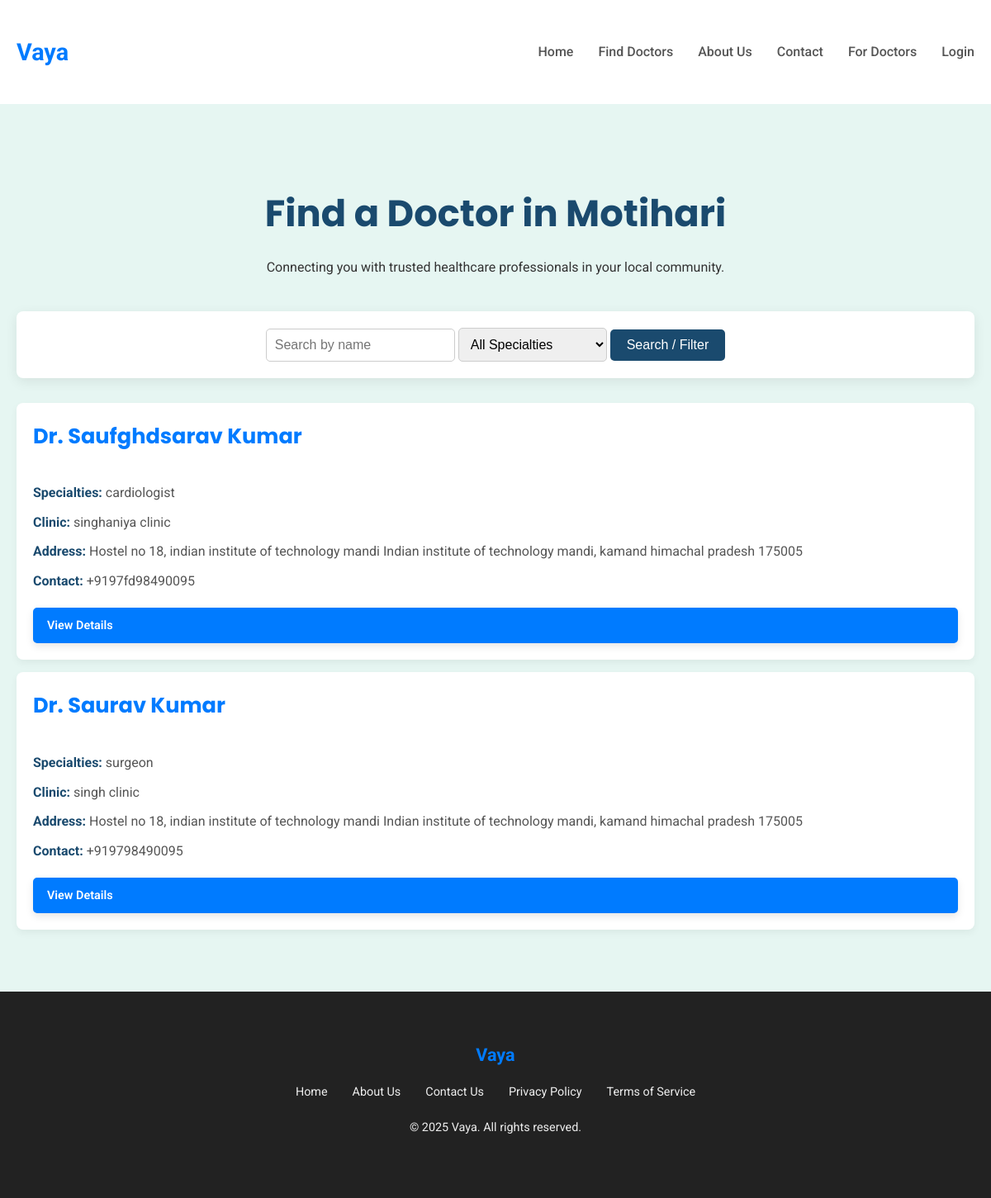
The app's page /doctors/ (signed in), older data.
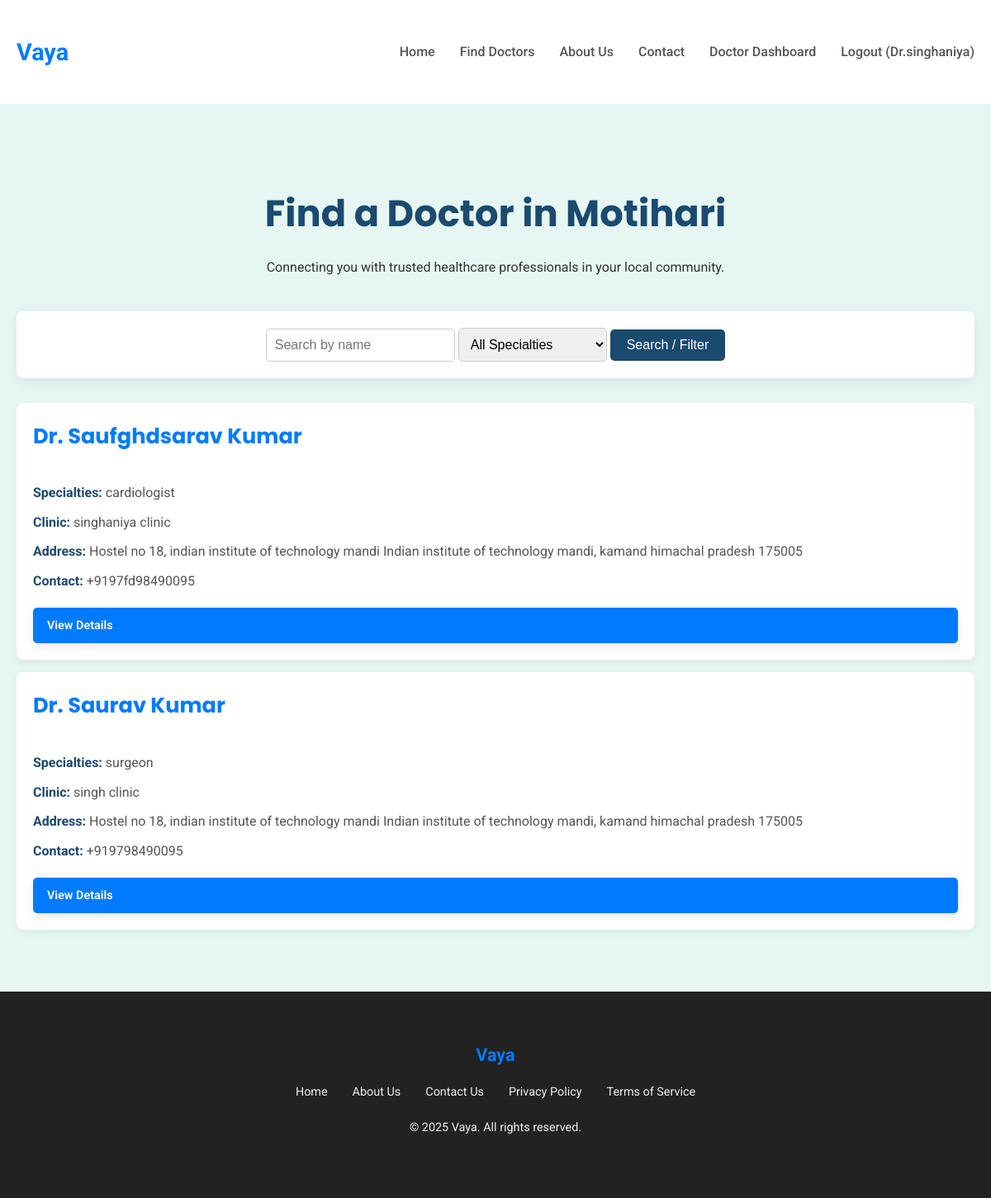
The same page, newer data.
### doctors/models.py (models this page shows, shortened)
class Doctor(models.Model):
    user = models.OneToOneField(CustomUser, on_delete=models.SET_NULL, null=True, blank=True, related_name='doctor_login_profile')
    full_name = models.CharField(max_length=200)
    specialties = models.ManyToManyField(Specialty, blank=True, related_name='doctors')
    clinic_name = models.CharField(max_length=200)
    clinic_address = models.TextField()
    contact_phone = models.CharField(max_length=15, unique=True)
    contact_email = models.EmailField(unique=True, blank=True, null=True)
    qualifications = models.TextField(blank=True, null=True)
    is_approved = models.BooleanField(default=False)
    class Meta:
        ordering = ['full_name']

class Specialty(models.Model):
    name = models.CharField(max_length=100, unique=True)
    class Meta:
        verbose_name_plural = "Specialties"

### users/models.py (models this page shows, shortened)
class CustomUser(AbstractUser):
    groups = models.ManyToManyField(
        "auth.Group",
        verbose_name="groups",
        blank=True,
        help_text="The groups this user belongs to. A user will get all permissions granted to each of their groups.",
        related_name="customuser_set", # Add this
        related_query_name="customuser",
    )
    user_permissions = models.ManyToManyField(
        "auth.Permission",
        verbose_name="user permissions",
        blank=True,
        help_text="Specific permissions for this user.",
        related_name="customuser_set", # Add this
        related_query_name="customuser",
    )

### doctors/views.py (the view)
# urls.py: path('', views.doctor_list, name='doctor_list'),
def doctor_list(request):
    doctors = Doctor.objects.filter(is_approved=True).prefetch_related('specialties')
    specialties = Specialty.objects.all() # For filter options
    query = request.GET.get('q') # <--- Check if 'q' is correctly retrieved
    if query:
        doctors = doctors.filter(full_name__icontains=query)
    specialty_filter = request.GET.get('specialty') # <--- Check if 'specialty' is correctly retrieved
    if specialty_filter:
        doctors = doctors.filter(specialties__name=specialty_filter)
    context = {
        'doctors': doctors,
        'specialties': specialties,
        'current_query': query, # <--- Pass back the current query for input field
        'current_specialty': specialty_filter, # <--- Pass back the current specialty for select field
    }
    return render(request, 'doctors/doctor_list.html', context)

### templates/doctors/doctor_list.html (shortened to what this page needs)
{% extends 'base.html' %}
{% block content %}
    <section class="doctor-list-section">
        <div class="container">
            <div class="list-header">
                <h1>Find a Doctor in Motihari</h1>
                <p>Connecting you with trusted healthcare professionals in your local community.</p>
            </div>
            <div class="search-filter">
                <form method="GET" action="{% url 'doctor_list' %}">
                    <input type="text" name="q" placeholder="Search by name" value="{{ current_query|default_if_none:'' }}">
                    <select name="specialty">
                        <option value="">All Specialties</option>
                    </select>
                    <button type="submit">Search / Filter</button>
                </form>
            </div>
            {% if doctors %}
                {% for doctor in doctors %}
                    <div class="doctor-card">
                        <h3>Dr. {{ doctor.full_name }}</h3>
                        <p><strong>Specialties:</strong>
                            {% for specialty in doctor.specialties.all %}
                                {{ specialty.name }}{% if not forloop.last %}, {% endif %}
                            {% empty %}
                                N/A
                            {% endfor %}
                        </p>
                        <p><strong>Clinic:</strong> {{ doctor.clinic_name }}</p>
                        <p><strong>Address:</strong> {{ doctor.clinic_address }}</p>
                        <p><strong>Contact:</strong> {{ doctor.contact_phone }}</p>
                        <a href="{% url 'doctor_detail' doctor.id %}" class="btn-primary" style="padding: 8px 15px; margin-top: 10px; font-size: 0.9em;">View Details</a>
                    </div>
                {% endfor %}
            {% else %}
                <p class="no-doctors">No doctors found matching your criteria.</p>
            {% endif %}
        </div>
    </section>
{% endblock %}

### templates/base.html (shortened to what this page needs)
<!DOCTYPE html>
<html lang="en">
<head>
</head>
<body>
    <header>
        <div class="container navbar">
            <a href="{% url 'landing_page' %}" class="logo">Vaya</a>
            <nav>
                <ul class="nav-links">
                    <li><a href="{% url 'landing_page' %}">Home</a></li>
                    <li><a href="{% url 'doctor_list' %}">Find Doctors</a></li>
                    <li><a href="#">About Us</a></li>
                    <li><a href="#">Contact</a></li>
                    {% if user.is_authenticated %}
                        {% if user.doctor_login_profile and user.doctor_login_profile.is_approved %}
                            <li><a href="{% url 'doctor_dashboard' %}">Doctor Dashboard</a></li>
                        {% elif user.doctor_login_profile and not user.doctor_login_profile.is_approved %}
                            <li><a href="{% url 'landing_page' %}">Profile Pending</a></li>
                        {% else %}
                            <li><a href="{% url 'patient_dashboard' %}">Patient Dashboard</a></li>
                        {% endif %}
                        <li><a href="{% url 'logout' %}">Logout ({{ user.username }})</a></li>
                    {% else %}
                        <li><a href="{% url 'register_clinic' %}">For Doctors</a></li>
                        <li><a href="{% url 'login' %}">Login</a></li>
                    {% endif %}
                </ul>
            </nav>
        </div>
    </header>
    {% block content %}{% endblock %}
    <footer>
        <div class="container">
            <a href="{% url 'landing_page' %}" class="logo">Vaya</a>
            <ul class="footer-links">
                <li><a href="{% url 'landing_page' %}">Home</a></li>
                <li><a href="#">About Us</a></li>
                <li><a href="#">Contact Us</a></li>
                <li><a href="#">Privacy Policy</a></li>
                <li><a href="#">Terms of Service</a></li>
            </ul>
            <p>&copy; 2025 Vaya. All rights reserved.</p>
        </div>
    </footer>
</body>
</html>

### templates/base.html (style rules this page uses)
body { margin: 0; font-family: 'Roboto', sans-serif; line-height: 1.6; color: #333; background-color: #f8fcfb; display: flex; flex-direction: column; min-height: 100vh; }
h1, h2, h3 { font-family: 'Poppins', sans-serif; color: #1a4a6e; }
.container { max-width: 1200px; margin: 0 auto; padding: 20px; }
header { background-color: #fff; padding: 20px 0; box-shadow: 0 2px 4px rgba(0,0,0,0.05); }
.navbar { display: flex; justify-content: space-between; align-items: center; }
.logo { font-size: 1.8em; font-weight: 700; color: #007bff; text-decoration: none; }
.nav-links { list-style: none; margin: 0; padding: 0; display: flex; }
.nav-links li { margin-left: 30px; }
.nav-links a { text-decoration: none; color: #555; font-weight: 500; transition: color 0.3s ease; }
.btn-primary { background-color: #007bff; color: #fff; border: 2px solid #007bff; display: inline-block; padding: 15px 30px; border-radius: 50px; text-decoration: none; font-weight: 600; transition: background-color 0.3s ease, color 0.3s ease, transform 0.2s ease; box-shadow: 0 4px 10px rgba(0,0,0,0.1); }
footer { background-color: #222; color: #eee; padding: 40px 0; text-align: center; font-size: 0.9em; margin-top: auto; }
footer .logo { color: #007bff; font-size: 1.5em; margin-bottom: 15px; display: inline-block; }
.footer-links { list-style: none; padding: 0; margin: 0 0 20px 0; display: flex; justify-content: center; flex-wrap: wrap; gap: 15px 30px; }
.footer-links a { color: #eee; text-decoration: none; transition: color 0.3s ease; }

### templates/doctors/doctor_list.html (style rules this page uses)
.doctor-list-section { padding: 40px 0; background-color: #e6f6f2; flex-grow: 1; }
.list-header { text-align: center; margin-bottom: 40px; }
.list-header h1 { font-size: 2.8em; margin-bottom: 10px; }
.search-filter { margin-bottom: 30px; background-color: #fff; padding: 20px; border-radius: 8px; box-shadow: 0 4px 15px rgba(0,0,0,0.08); display: flex; flex-wrap: wrap; gap: 15px; justify-content: center; align-items: center; }
.search-filter input, .search-filter select { padding: 10px; border: 1px solid #ccc; border-radius: 5px; font-size: 1em; min-width: 180px; }
.search-filter button { background-color: #1a4a6e; color: #fff; padding: 10px 20px; border: none; border-radius: 5px; font-size: 1em; cursor: pointer; transition: background-color 0.3s ease; }
.doctor-card { background-color: #fff; padding: 20px; margin-bottom: 15px; border-radius: 8px; box-shadow: 0 4px 10px rgba(0,0,0,0.05); display: flex; flex-direction: column; gap: 10px; }
.doctor-card h3 { margin-top: 0; color: #007bff; font-size: 1.6em; }
.doctor-card p { margin: 0; color: #555; }
.doctor-card strong { color: #1a4a6e; }
.doctor-card a { display: inline-block; margin-top: 10px; padding: 8px 15px; background-color: #007bff; color: #fff; text-decoration: none; border-radius: 5px; transition: background-color 0.3s ease; }

Row changes from the older to the newer data that the page shows:
now on this page (row edited): CustomUser: username "Dr.singhaniya"
changed CustomUser: is_active False → True (drawn)
Text that changed along with them:
text no longer shown: "For Doctors Login"
text now shown: "Doctor Dashboard Logout ( )"
